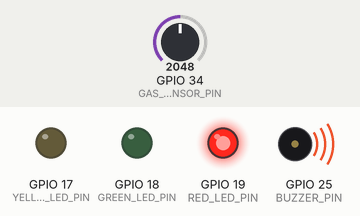
This program was run on a simulated ESP32. Parts: output pins drawn as LEDs (lit = HIGH), buzzer (waves = sounding, pin HIGH). The inputs (shaded band) are chosen by the test bench; at power-on: GPIO 34 (GAS_SENSOR_PIN) = 2048. WiFi joins after 1.5 s; servers stay silent unless stated; what the program prints to the serial monitor is not drawn.

Above: at 3.5 s.
3.6 s: GPIO 34 (GAS_SENSOR_PIN) set to 1028
5.5 s: GPIO 34 (GAS_SENSOR_PIN) set to 928
At 7.0 s:
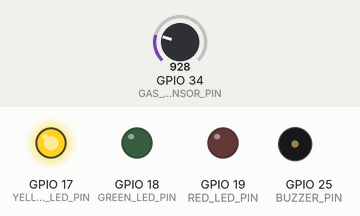
7.8 s: GPIO 34 (GAS_SENSOR_PIN) set to 1040
At 9.0 s:
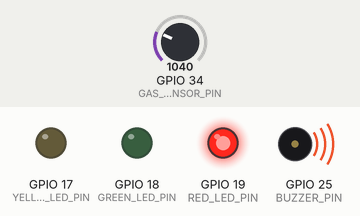
9.8 s: GPIO 34 (GAS_SENSOR_PIN) set to 960
At 10.9 s:
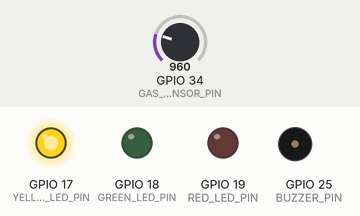
Timing chart, 0 to 12.8 s (numbered marks = the images above; inputs shaded):
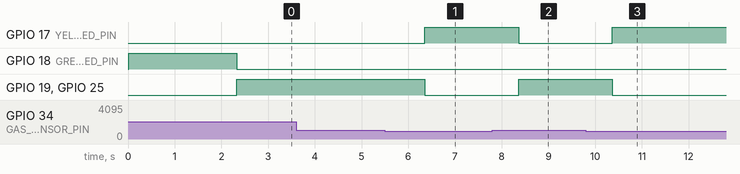

The program:

main.cpp
```cpp
#define BLYNK_TEMPLATE_ID "TMPL6ZyYBcFq2"
#define BLYNK_TEMPLATE_NAME "Esp32 Mq6 Gas Sensor"
#define BLYNK_AUTH_TOKEN "B_-hkxgqrtBwnl0speBNpAmL_JfFvLbM"

#include <Arduino.h>
#include <WiFi.h>
#include <BlynkSimpleEsp32.h>

#define GAS_SENSOR_PIN 34   // Chân kết nối cảm biến MQ-6
#define BUZZER_PIN 25       // Chân kết nối còi báo động
#define GREEN_LED_PIN 18    // Đèn báo an toàn
#define YELLOW_LED_PIN 17   // Đèn cảnh báo nhẹ
#define RED_LED_PIN 19      // Đèn cảnh báo nguy hiểm

char ssid[] = "Wokwi-GUEST";
char pass[] = "";

void connectWiFi() {
    Serial.print("Đang kết nối WiFi");
    WiFi.begin(ssid, pass);
    int attempts = 0;
    while (WiFi.status() != WL_CONNECTED) {
        delay(1000);
        Serial.print(".");
        attempts++;
        if (attempts > 15) {
            Serial.println("\nKhông thể kết nối WiFi! Kiểm tra lại SSID/PASSWORD.");
            ESP.restart();
        }
    }
    Serial.println("\nĐã kết nối WiFi!");
}

void setup() {
    Serial.begin(115200);
    Serial.println("[HỆ THỐNG PHÁT HIỆN RÒ RỈ KHÍ GAS]");
    Serial.println("[AN TOÀN] Ngưỡng an toàn: Dưới 200 ppm");
    Serial.println("[CẢNH BÁO NHẸ] Ngưỡng cảnh báo nhẹ: 200 - 1000 ppm");
    Serial.println("[NGUY HIỂM] Ngưỡng nguy hiểm: Trên 1000 ppm");

    pinMode(GAS_SENSOR_PIN, INPUT);
    pinMode(BUZZER_PIN, OUTPUT);
    pinMode(GREEN_LED_PIN, OUTPUT);
    pinMode(YELLOW_LED_PIN, OUTPUT);
    pinMode(RED_LED_PIN, OUTPUT);

    digitalWrite(GREEN_LED_PIN, HIGH);
    digitalWrite(YELLOW_LED_PIN, LOW);
    digitalWrite(RED_LED_PIN, LOW);
    digitalWrite(BUZZER_PIN, LOW);

    connectWiFi();
    Blynk.begin(BLYNK_AUTH_TOKEN, ssid, pass);
}

void loop() {
    if (WiFi.status() != WL_CONNECTED) {
        Serial.println("WiFi mất kết nối! Đang kết nối lại...");
        connectWiFi();
    }

    Blynk.run();
    int gasValue = analogRead(GAS_SENSOR_PIN);
    Serial.print("[MỨC KHÍ GAS] ");
    Serial.print(gasValue);
    Serial.println(" ppm");

    Blynk.virtualWrite(V1, gasValue); // Gửi giá trị khí gas lên Blynk

    if (gasValue > 1000) {
        Serial.println("[!!! NGUY HIỂM !!!] Có nguy cơ cháy nổ hoặc ảnh hưởng đến sức khỏe!");
        digitalWrite(GREEN_LED_PIN, LOW);
        digitalWrite(YELLOW_LED_PIN, LOW);
        digitalWrite(RED_LED_PIN, HIGH);
        digitalWrite(BUZZER_PIN, HIGH);
        Blynk.virtualWrite(V5, 1);
        Blynk.virtualWrite(V4, 0);
        Blynk.virtualWrite(V3, 0);
        Blynk.virtualWrite(V2, "!!! NGUY HIỂM !!!] Có nguy cơ cháy nổ hoặc ảnh hưởng đến sức khỏe!");
    } else if (gasValue > 200) {
        Serial.println("[CẢNH BÁO NHẸ] Cần thông gió hoặc kiểm tra rò rỉ khí gas.");
        digitalWrite(GREEN_LED_PIN, LOW);
        digitalWrite(YELLOW_LED_PIN, HIGH);
        digitalWrite(RED_LED_PIN, LOW);
        digitalWrite(BUZZER_PIN, LOW);
        Blynk.virtualWrite(V5, 0);
        Blynk.virtualWrite(V4, 1);
        Blynk.virtualWrite(V3, 0);
        Blynk.virtualWrite(V2, "[CẢNH BÁO NHẸ] Cần thông gió hoặc kiểm tra rò rỉ khí gas.");
    } else {
        Serial.println("[AN TOÀN] Mức khí gas bình thường.");
        digitalWrite(GREEN_LED_PIN, HIGH);
        digitalWrite(YELLOW_LED_PIN, LOW);
        digitalWrite(RED_LED_PIN, LOW);
        digitalWrite(BUZZER_PIN, LOW);
        Blynk.virtualWrite(V5, 0);
        Blynk.virtualWrite(V4, 0);
        Blynk.virtualWrite(V3, 1);
        Blynk.virtualWrite(V2, "[AN TOÀN] Mức khí gas bình thường.");
    }

    delay(1000);
}
```

utils.cpp
```cpp
#include "utils.h"

bool IsReady(unsigned long &ulTimer, uint32_t millisecond) {
    if (millis() - ulTimer < millisecond) return false;
    ulTimer = millis();
    return true;
  }
  //Định dạng chuỗi %s,%d,...
  String StringFormat(const char* fmt, ...){
    va_list vaArgs;
    va_start(vaArgs, fmt);
    va_list vaArgsCopy;
    va_copy(vaArgsCopy, vaArgs);
    const int iLen = vsnprintf(NULL, 0, fmt, vaArgsCopy);
    va_end(vaArgsCopy);
    int iSize = iLen + 1;
    char* buff = (char*)malloc(iSize);
    vsnprintf(buff, iSize, fmt, vaArgs);
    va_end(vaArgs);
    String s = buff;
    free(buff);
    return String(s);
  }
```

utils.h
```cpp
#pragma once
#include <Arduino.h>

bool IsReady(unsigned long &ulTimer, uint32_t millisecond);
String StringFormat(const char* fmt, ...);
```

Measured:
- the behaviour switches between 1001 and 1000 on GPIO 34 (GAS_SENSOR_PIN) (found by bisection; images 0 and 1)
- after the input at 3.6 s, every drawn part: stays the same
- after the input at 5.5 s, GPIO 17 (YELLOW_LED_PIN): LOW → HIGH after 0.85 s; GPIO 19 (RED_LED_PIN), GPIO 25 (BUZZER_PIN): HIGH → LOW after 0.85 s
- after the input at 7.8 s, GPIO 17 (YELLOW_LED_PIN): HIGH → LOW after 0.56 s; GPIO 19 (RED_LED_PIN), GPIO 25 (BUZZER_PIN): LOW → HIGH after 0.56 s
- after the input at 9.8 s, GPIO 17 (YELLOW_LED_PIN): LOW → HIGH after 0.57 s; GPIO 19 (RED_LED_PIN), GPIO 25 (BUZZER_PIN): HIGH → LOW after 0.57 s
